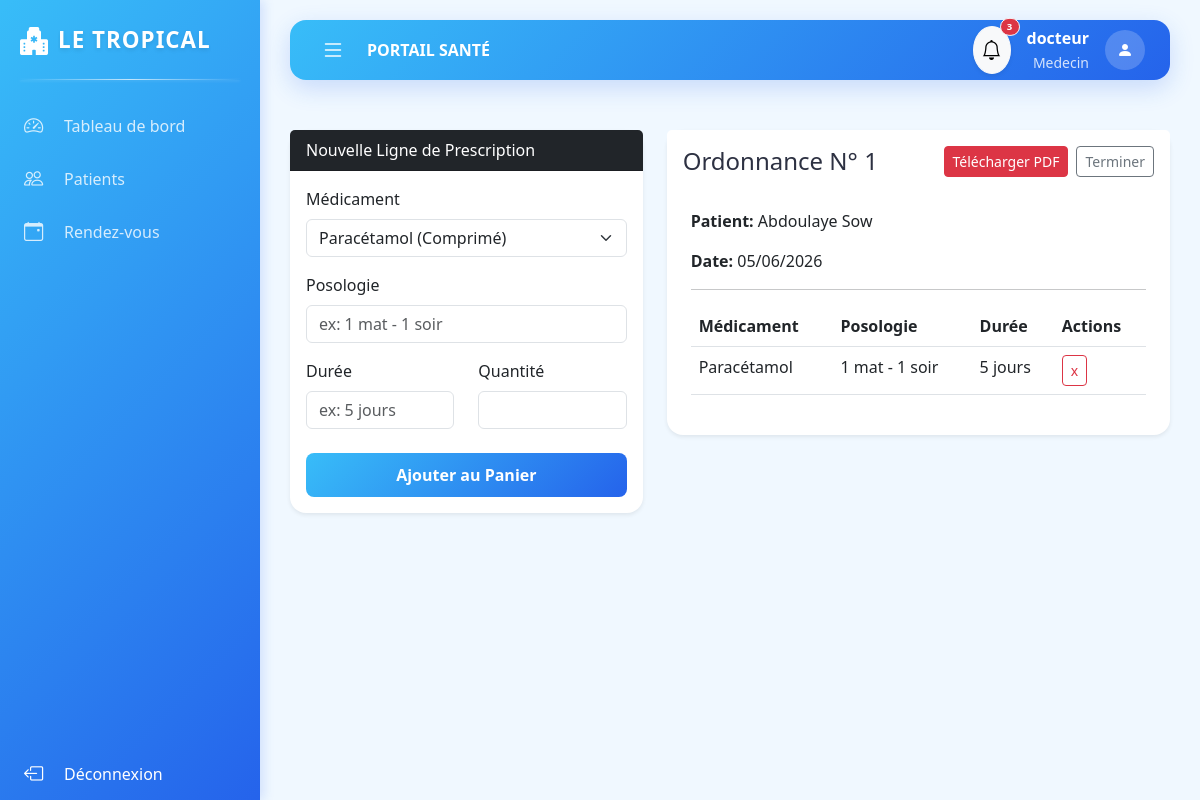
/consultation/ordonnance/1 (signed in), run on the app's committed database.
### app/models.py (models this page shows, shortened)
class Utilisateur(db.Model, UserMixin):
    id = db.Column(db.Integer, primary_key=True)
    username = db.Column(db.String(50), unique=True, nullable=False)
    password = db.Column(db.String(100), nullable=False)
    role = db.Column(db.String(20), nullable=False) # Admin, Medecin, Patient, Pharmacien, Receptionniste
    date_creation = db.Column(db.DateTime, default=datetime.utcnow)
    patient_id = db.Column(db.Integer, db.ForeignKey('patient.id'), nullable=True)
    patient = db.relationship('Patient', backref=db.backref('user', uselist=False))
    medecin_id = db.Column(db.Integer, db.ForeignKey('medecin.id'), nullable=True)
    medecin = db.relationship('Medecin', backref=db.backref('user', uselist=False))

class Ordonnance(db.Model):
    id = db.Column(db.Integer, primary_key=True)
    consultation_id = db.Column(db.Integer, db.ForeignKey('consultation.id'), nullable=False)
    date_ordonnance = db.Column(db.DateTime, default=datetime.utcnow)
    validite = db.Column(db.Integer, default=30) # jours
    lignes = db.relationship('LigneOrdonnance', backref='ordonnance', lazy=True)

class Patient(db.Model):
    id = db.Column(db.Integer, primary_key=True)
    nom = db.Column(db.String(50), nullable=False)
    prenom = db.Column(db.String(50), nullable=False)
    date_naissance = db.Column(db.Date, nullable=False)
    sexe = db.Column(db.String(10))
    adresse = db.Column(db.String(200))
    telephone = db.Column(db.String(20))
    email = db.Column(db.String(120))
    centre_id = db.Column(db.Integer, db.ForeignKey('centre.id'), nullable=True)
    assurance_id = db.Column(db.Integer, db.ForeignKey('assurance.id'), nullable=True)
    assurance = db.relationship('Assurance', backref='patients')
    dossier = db.relationship('DossierMedical', backref='patient', uselist=False)
    rdvs = db.relationship('RendezVous', backref='patient', lazy=True)
    file_attente = db.relationship('FileAttente', backref='patient', lazy=True)

class LigneOrdonnance(db.Model):
    id = db.Column(db.Integer, primary_key=True)
    ordonnance_id = db.Column(db.Integer, db.ForeignKey('ordonnance.id'), nullable=False)
    medicament_id = db.Column(db.Integer, db.ForeignKey('medicament.id'), nullable=False)
    posologie = db.Column(db.String(200))
    duree = db.Column(db.String(50))
    quantite = db.Column(db.Integer)
    medicament = db.relationship('Medicament', backref='lignes_ordonnance_orig')

class Medicament(db.Model):
    id = db.Column(db.Integer, primary_key=True)
    nom_medicament = db.Column(db.String(100), nullable=False)
    forme = db.Column(db.String(50))
    dosage = db.Column(db.String(50))
    seuil_alerte = db.Column(db.Integer, default=10)
    lots = db.relationship('LotMedicament', backref='medicament', lazy=True)

### app/routes.py (the view, shortened to what this page needs)
@main.route("/consultation/ordonnance/<int:consult_id>", methods=['GET', 'POST'])
@login_required
def gestion_ordonnance(consult_id):
    if current_user.role != 'Medecin': return redirect(url_for('main.dashboard'))
    consult = Consultation.query.get_or_404(consult_id)
    ord = Ordonnance.query.filter_by(consultation_id=consult_id).first() or Ordonnance(consultation_id=consult_id)
    if not ord.id: db.session.add(ord); db.session.commit()
    form = OrdonnanceLineForm()
    form.medicament_id.choices = [(m.id, f"{m.nom_medicament} ({m.forme})") for m in Medicament.query.all()]
    return render_template('ordonnance_form.html', form=form, ordonnance=ord, consultation=consult)

### app/forms.py
class OrdonnanceLineForm(FlaskForm):
    medicament_id = SelectField('Médicament', coerce=int, validators=[DataRequired()])
    posologie = StringField('Posologie', validators=[DataRequired()])
    duree = StringField('Durée', validators=[DataRequired()])
    quantite = IntegerField('Quantité', validators=[DataRequired()])
    submit = SubmitField('Ajouter au Panier')

### app/__init__.py (called while the page is built)
def create_app(config_class=Config):
    app = Flask(__name__)
    app.config.from_object(Config)
    db.init_app(app)
    bcrypt.init_app(app)
    login_manager.init_app(app)
    from app.routes import main
    app.register_blueprint(main)
    from app.transfert import transfert_bp
    app.register_blueprint(transfert_bp)
    @app.context_processor
    def inject_now():
        from datetime import datetime
        return {'datetime': datetime}
    return app

### app/models.py (called while the page is built)
@login_manager.user_loader
def load_user(user_id):
    return Utilisateur.query.get(int(user_id))

### app/routes.py (called while the page is built)
@main.app_context_processor
def inject_notifications():
    if current_user.is_authenticated: return dict(unread_notifications=[n for n in current_user.notifications if not n.lu])
    return dict(unread_notifications=[])

### app/templates/ordonnance_form.html (shortened to what this page needs)
{% extends "base.html" %}
{% block content %}
<div class="row">
    <div class="col-md-5">
        <div class="card shadow-sm border-0 mb-4">
            <div class="card-header bg-dark text-white">Nouvelle Ligne de Prescription</div>
            <div class="card-body">
                <form method="POST" action="">
                    <div class="mb-3">
                        {{ form.medicament_id.label(class="form-label") }}
                        {{ form.medicament_id(class="form-select") }}
                    </div>
                    <div class="mb-3">
                        {{ form.posologie.label(class="form-label") }}
                        {{ form.posologie(class="form-control", placeholder="ex: 1 mat - 1 soir") }}
                    </div>
                    <div class="row">
                        <div class="col-md-6 mb-3">
                            {{ form.duree.label(class="form-label") }}
                            {{ form.duree(class="form-control", placeholder="ex: 5 jours") }}
                        </div>
                        <div class="col-md-6 mb-3">
                            {{ form.quantite.label(class="form-label") }}
                            {{ form.quantite(class="form-control", type="number") }}
                        </div>
                    </div>
                    <div class="mt-2 d-grid">
                        {{ form.submit(class="btn btn-senegal") }}
                    </div>
                </form>
            </div>
        </div>
    </div>
    <div class="col-md-7">
        <div class="card shadow-sm border-0">
            <div class="card-header bg-white py-3 border-0 d-flex justify-content-between align-items-center">
                <h4 class="mb-0" style="color: var(--sn-green);">Ordonnance N° {{ ordonnance.id }}</h4>
                <div class="d-flex gap-2">
                    <a href="{{ url_for('main.pdf_ordonnance', ordonnance_id=ordonnance.id) }}" target="_blank" class="btn btn-sm btn-danger">Télécharger PDF</a>
                    <a href="{{ url_for('main.dashboard') }}" class="btn btn-sm btn-outline-secondary">Terminer</a>
                </div>
            </div>
            <div class="card-body px-4 pb-4">
                <p><strong>Patient:</strong> {{ consultation.rdv.patient.prenom }} {{ consultation.rdv.patient.nom }}</p>
                <p><strong>Date:</strong> {{ ordonnance.date_ordonnance.strftime('%d/%m/%Y') }}</p>
                <hr>
                <table class="table">
                    <thead>
                        <tr>
                            <th>Médicament</th>
                            <th>Posologie</th>
                            <th>Durée</th>
                            <th>Actions</th>
                        </tr>
                    </thead>
                    <tbody>
                        {% for ligne in ordonnance.lignes %}
                        <tr>
                            <td>{{ ligne.medicament.nom_medicament }}</td>
                            <td>{{ ligne.posologie }}</td>
                            <td>{{ ligne.duree }}</td>
                            <td>
                                <button class="btn btn-sm btn-outline-danger">x</button>
                            </td>
                        </tr>
                        {% else %}
                        <tr>
                            <td colspan="4" class="text-center text-muted">Aucun médicament prescrit.</td>
                        </tr>
                        {% endfor %}
                    </tbody>
                </table>
            </div>
        </div>
    </div>
</div>
{% endblock %}

### app/templates/base.html (shortened to what this page needs)
<!DOCTYPE html>
<html lang="fr">
<head>
    <link href="https://cdn.jsdelivr.net/npm/bootstrap@5.3.0/dist/css/bootstrap.min.css" rel="stylesheet">
    <link rel="stylesheet" href="https://cdn.jsdelivr.net/npm/bootstrap-icons@1.11.0/font/bootstrap-icons.css">
</head>
<body>
    {% if current_user.is_authenticated %}
    <div id="sidebar">
        <div class="sidebar-header">
            <i class="bi bi-hospital-fill text-success fs-3"></i>
            <span class="logo-text">LE TROPICAL</span>
        </div>
            <a href="{{ url_for('main.dashboard') }}" class="menu-item {{ 'active' if request.endpoint == 'main.dashboard' }}">
                <i class="bi bi-speedometer2"></i>
                <span class="menu-text">Tableau de bord</span>
            </a>
            {% if current_user.role in ['Administrateur', 'Receptionniste', 'Medecin'] %}
            <a href="{{ url_for('main.list_patients') }}" class="menu-item {{ 'active' if request.endpoint == 'main.list_patients' }}">
                <i class="bi bi-people"></i>
                <span class="menu-text">Patients</span>
            </a>
            {% endif %}
            {% if current_user.role not in ['Pharmacien', 'Caissier'] %}
            <a href="{{ url_for('main.list_rdvs') }}" class="menu-item {{ 'active' if request.endpoint == 'main.list_rdvs' }}">
                <i class="bi bi-calendar-event"></i>
                <span class="menu-text">Rendez-vous</span>
            </a>
            {% endif %}
            <div class="mt-auto pt-5">
                <a href="{{ url_for('main.logout') }}" class="menu-item text-danger">
                    <i class="bi bi-box-arrow-left"></i>
                    <span class="menu-text">Déconnexion</span>
                </a>
            </div>
        </div>
    <div id="main-wrapper">
        <header class="top-navbar">
            <button class="toggle-btn" id="sidebarToggle">
                <i class="bi bi-list"></i>
            </button>
            <div class="ms-3 fw-bold text-uppercase d-none d-md-block">
                {{ title if title else "Portail Santé" }}
            </div>
            <div class="ms-auto d-flex align-items-center">
                <div class="dropdown me-3">
                    <button class="btn btn-light position-relative rounded-circle shadow-sm p-2" type="button" data-bs-toggle="dropdown">
                        <i class="bi bi-bell fs-5"></i>
                        {% if unread_notifications %}
                        <span class="position-absolute top-0 start-100 translate-middle badge rounded-pill bg-danger border border-light" style="font-size: 0.6rem;">
                            {{ unread_notifications|length }}
                        </span>
                        {% endif %}
                    </button>
                </div>
                <div class="text-end me-3 d-none d-sm-block">
                    <div class="fw-bold">{{ current_user.username }}</div>
                    <small class="text-muted">{{ current_user.role }}</small>
                </div>
                <div class="rounded-circle bg-success text-white d-flex align-items-center justify-content-center" style="width: 40px; height: 40px;">
                    <i class="bi bi-person-fill"></i>
                </div>
            </div>
        </header>
        <main class="content-area">
            {% block content %}{% endblock %}
        </main>
    </div>
    {% else %}
    <div class="content-area p-0">
        {% block auth_content %}{% endblock %}
    </div>
    {% endif %}
</body>
</html>

### app/templates/base.html (style rules this page uses)
:root { --primary-gradient: linear-gradient(135deg, #38BDF8 0%, #2563EB 100%); --button-gradient: linear-gradient(135deg, #38BDF8 0%, #2563EB 100%); --bg-light: #F0F8FF; --text-dark: #2D3142; --text-muted: #9C9EAB; --accent-bg: #E0F2FE; --accent-text: #0284C7; --sidebar-width: 260px; --sidebar-collapsed-width: 70px; --top-nav-height: 60px; }
body { background-color: var(--bg-light); overflow-x: hidden; font-family: 'Segoe UI', Tahoma, Geneva, Verdana, sans-serif; color: var(--text-dark); }
h1, h2, h3, h4, h5, h6, .fw-bold { color: var(--text-dark) !important; }
.text-muted { color: var(--text-muted) !important; }
#sidebar { width: var(--sidebar-width); height: 100vh; position: fixed; left: 0; top: 0; z-index: 1000; background: var(--primary-gradient); color: white; transition: all 0.3s ease; box-shadow: 4px 0 10px rgba(37, 99, 235, 0.15); display: flex; flex-direction: column; overflow-y: auto; overflow-x: hidden; }
.sidebar-header { height: 80px; display: flex; align-items: center; padding: 0 20px; margin-bottom: 20px; position: relative; background: transparent; }
.sidebar-header::after { content: ''; position: absolute; bottom: 0; left: 20px; right: 20px; height: 1px; background: linear-gradient(90deg, transparent, rgba(255, 255, 255, 0.7), transparent); box-shadow: 0 1px 3px rgba(255, 255, 255, 0.2); }
.sidebar-header .logo-text { white-space: nowrap; overflow: hidden; font-weight: 800; font-size: 1.4rem; letter-spacing: 1px; margin-left: 10px; transition: opacity 0.2s; color: white; text-shadow: 0 2px 4px rgba(0, 0, 0, 0.1); }
#sidebar .text-success, #sidebar .text-danger { color: white !important; }
.menu-item { padding: 12px 20px; display: flex; align-items: center; color: rgba(255,255,255,0.8); text-decoration: none; transition: all 0.2s; border-left: 4px solid transparent; }
.menu-item i { font-size: 1.2rem; min-width: 30px; }
.menu-text { margin-left: 10px; white-space: nowrap; transition: opacity 0.2s; }
#main-wrapper { margin-left: var(--sidebar-width); transition: all 0.3s ease; min-height: 100vh; display: flex; flex-direction: column; }
.top-navbar { height: var(--top-nav-height); background: var(--primary-gradient); display: flex; align-items: center; padding: 0 25px; box-shadow: 0 8px 24px rgba(37, 99, 235, 0.2); position: sticky; top: 20px; z-index: 999; margin: 20px 30px; border-radius: 16px; color: white; }
.top-navbar .fw-bold, .top-navbar .text-uppercase { color: white !important; }
.top-navbar .text-muted { color: rgba(255, 255, 255, 0.8) !important; }
.top-navbar .bg-success { background: rgba(255, 255, 255, 0.2) !important; color: white !important; }
.toggle-btn { background: none; border: none; font-size: 1.5rem; cursor: pointer; color: white; }
.content-area { padding: 30px; flex-grow: 1; }
.card { background: #FFFFFF; border-radius: 16px; box-shadow: 0 8px 24px rgba(37, 99, 235, 0.08); border: none; transition: transform 0.2s, box-shadow 0.2s; }
.btn-senegal, .btn-success, .btn-primary { background: var(--button-gradient); color: white; border: none; border-radius: 8px; padding: 10px 20px; font-weight: 600; }

### data on the page
Utilisateur: username "docteur", role "Medecin"
Ordonnance: id "1", date_ordonnance "05/06/2026"
Patient: rdv.patient.prenom "Abdoulaye", rdv.patient.nom "Sow"
LigneOrdonnance: medicament.nom_medicament "Paracétamol", posologie "1 mat - 1 soir", duree "5 jours"

### other printed values
{{ title if title else "Portail Santé" }} "PORTAIL SANTÉ"
{{ unread_notifications|length }} "3"
